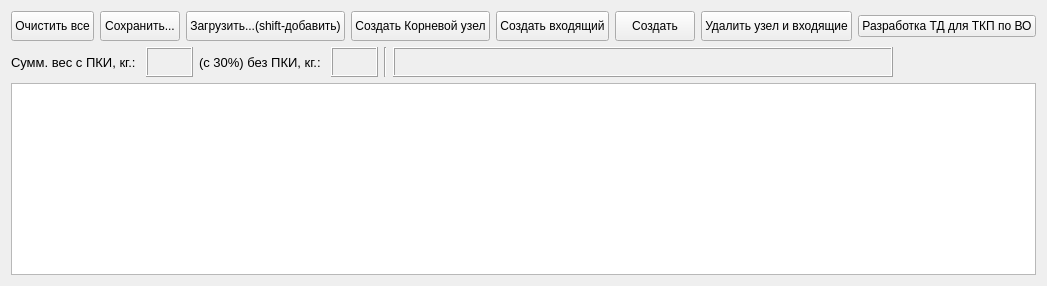
          <widget class="QWidget" name="tab_7">
           <attribute name="title">
            <string>Разработка МК</string>
           </attribute>
           <layout class="QVBoxLayout" name="verticalLayout_8">
            <item>
             <layout class="QHBoxLayout" name="horizontalLayout_3">
              <item>
               <widget class="QPushButton" name="pushButton_create_mk_clear">
                <property name="minimumSize">
                 <size>
                  <width>0</width>
                  <height>30</height>
                 </size>
                </property>
                <property name="text">
                 <string>Очистить все</string>
                </property>
               </widget>
              </item>
              <item>
               <widget class="QPushButton" name="btn_save_cust_drevo">
                <property name="minimumSize">
                 <size>
                  <width>0</width>
                  <height>30</height>
                 </size>
                </property>
                <property name="text">
                 <string>Сохранить...</string>
                </property>
               </widget>
              </item>
              <item>
               <widget class="QPushButton" name="btn_load_cust_drevo">
                <property name="minimumSize">
                 <size>
                  <width>0</width>
                  <height>30</height>
                 </size>
                </property>
                <property name="text">
                 <string>Загрузить...(shift-добавить)</string>
                </property>
               </widget>
              </item>
              <item>
               <widget class="QPushButton" name="pushButton_create_koren">
                <property name="minimumSize">
                 <size>
                  <width>0</width>
                  <height>30</height>
                 </size>
                </property>
                <property name="text">
                 <string>Создать Корневой узел</string>
                </property>
               </widget>
              </item>
              <item>
               <widget class="QPushButton" name="pushButton_create_vxodyash">
                <property name="minimumSize">
                 <size>
                  <width>0</width>
                  <height>30</height>
                 </size>
                </property>
                <property name="text">
                 <string>Создать входящий</string>
                </property>
               </widget>
              </item>
              <item>
               <widget class="QPushButton" name="pushButton_create_paralel">
                <property name="minimumSize">
                 <size>
                  <width>0</width>
                  <height>30</height>
                 </size>
                </property>
                <property name="text">
                 <string>Создать</string>
                </property>
               </widget>
              </item>
              <item>
               <widget class="QPushButton" name="pushButton_create_udalituzel">
                <property name="minimumSize">
                 <size>
                  <width>0</width>
                  <height>30</height>
                 </size>
                </property>
                <property name="text">
                 <string>Удалить узел и входящие</string>
                </property>
               </widget>
              </item>
              <item>
               <widget class="QPushButton" name="btn_vigruzka_norm_mat">
                <property name="text">
                 <string>Разработка ТД для ТКП по ВО</string>
                </property>
               </widget>
              </item>
             </layout>
            </item>
            <item>
             <layout class="QHBoxLayout" name="horizontalLayout_33">
              <item>
               <widget class="QLabel" name="label_9">
                <property name="minimumSize">
                 <size>
                  <width>106</width>
                  <height>20</height>
                 </size>
                </property>
                <property name="font">
                 <font>
                  <pointsize>10</pointsize>
                 </font>
                </property>
                <property name="text">
                 <string>Сумм. вес c ПКИ, кг.: </string>
                </property>
               </widget>
              </item>
              <item>
               <widget class="QLabel" name="lbl_summ_weight">
                <property name="minimumSize">
                 <size>
                  <width>47</width>
                  <height>24</height>
                 </size>
                </property>
                <property name="font">
                 <font>
                  <pointsize>10</pointsize>
                 </font>
                </property>
                <property name="frameShape">
                 <enum>QFrame::Box</enum>
                </property>
                <property name="frameShadow">
                 <enum>QFrame::Raised</enum>
                </property>
                <property name="text">
                 <string/>
                </property>
               </widget>
              </item>
              <item>
               <widget class="QLabel" name="label_10">
                <property name="minimumSize">
                 <size>
                  <width>106</width>
                  <height>20</height>
                 </size>
                </property>
                <property name="font">
                 <font>
                  <pointsize>10</pointsize>
                 </font>
                </property>
                <property name="text">
                 <string>(c 30%) без ПКИ, кг.: </string>
                </property>
               </widget>
              </item>
              <item>
               <widget class="QLabel" name="lbl_summ_weight_wo_pki">
                <property name="minimumSize">
                 <size>
                  <width>47</width>
                  <height>20</height>
                 </size>
                </property>
                <property name="font">
                 <font>
                  <pointsize>10</pointsize>
                 </font>
                </property>
                <property name="frameShape">
                 <enum>QFrame::Box</enum>
                </property>
                <property name="frameShadow">
                 <enum>QFrame::Raised</enum>
                </property>
                <property name="text">
                 <string/>
                </property>
               </widget>
              </item>
              <item>
               <widget class="Line" name="line_2">
                <property name="orientation">
                 <enum>Qt::Vertical</enum>
                </property>
               </widget>
              </item>
              <item>
               <widget class="QLabel" name="lbl_stat_kalc_tkp">
                <property name="minimumSize">
                 <size>
                  <width>500</width>
                  <height>30</height>
                 </size>
                </property>
                <property name="maximumSize">
                 <size>
                  <width>16777215</width>
                  <height>30</height>
                 </size>
                </property>
                <property name="font">
                 <font>
                  <pointsize>8</pointsize>
                 </font>
                </property>
                <property name="frameShape">
                 <enum>QFrame::Box</enum>
                </property>
                <property name="frameShadow">
                 <enum>QFrame::Raised</enum>
                </property>
                <property name="text">
                 <string/>
                </property>
                <property name="wordWrap">
                 <bool>true</bool>
                </property>
               </widget>
              </item>
              <item>
               <spacer name="horizontalSpacer_2">
                <property name="orientation">
                 <enum>Qt::Horizontal</enum>
                </property>
                <property name="sizeHint" stdset="0">
                 <size>
                  <width>40</width>
                  <height>20</height>
                 </size>
                </property>
               </spacer>
              </item>
             </layout>
            </item>
            <item>
             <widget class="QTableWidget" name="table_razr_MK">
              <property name="focusPolicy">
               <enum>Qt::ClickFocus</enum>
              </property>
             </widget>
            </item>
           </layout>
          </widget>
